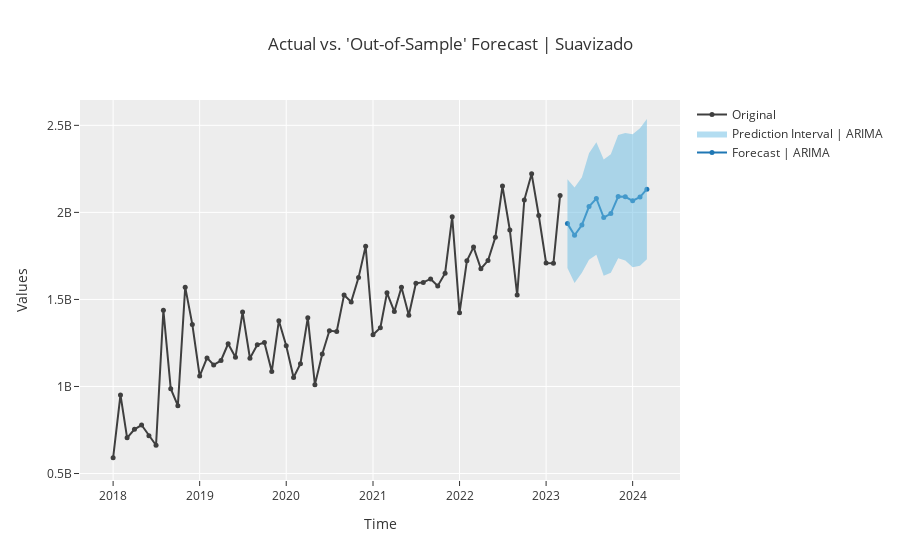

The notebook cell this image was saved under:
### Code cell
pd.options.display.float_format = '{:,.0f}'.format
final_model = setup_suavizado.finalize_model(arima)
inversa_suavizacion(setup_suavizado.predict_model(final_model), tipo_suavizacion= None)
setup_suavizado.plot_model(final_model)
